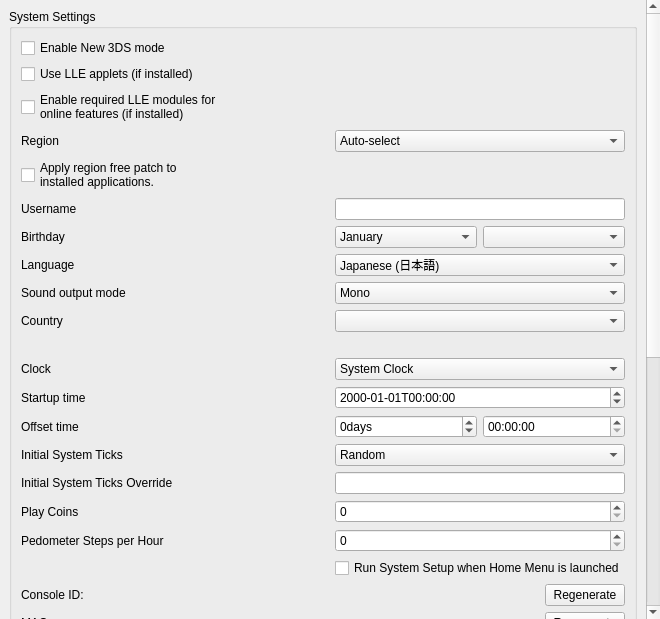
<?xml version="1.0" encoding="UTF-8"?>
<ui version="4.0">
 <class>ConfigureSystem</class>
 <widget class="QWidget" name="ConfigureSystem">
  <property name="geometry">
   <rect>
    <x>0</x>
    <y>0</y>
    <width>653</width>
    <height>619</height>
   </rect>
  </property>
  <property name="windowTitle">
   <string>Form</string>
  </property>
  <layout class="QVBoxLayout" name="verticalLayout_scrollbar">
   <property name="spacing">
    <number>0</number>
   </property>
   <property name="leftMargin">
    <number>0</number>
   </property>
   <property name="topMargin">
    <number>0</number>
   </property>
   <property name="rightMargin">
    <number>0</number>
   </property>
   <property name="bottomMargin">
    <number>0</number>
   </property>
   <item>
    <widget class="QScrollArea" name="scrollArea">
     <property name="minimumSize">
      <size>
       <width>660</width>
       <height>480</height>
      </size>
     </property>
     <property name="frameShape">
      <enum>QFrame::NoFrame</enum>
     </property>
     <property name="lineWidth">
      <number>1</number>
     </property>
     <property name="widgetResizable">
      <bool>true</bool>
     </property>
     <widget class="QWidget" name="scrollAreaWidgetContents">
      <property name="geometry">
       <rect>
        <x>0</x>
        <y>0</y>
        <width>422</width>
        <height>500</height>
       </rect>
      </property>
      <layout class="QHBoxLayout" name="horizontalLayout">
       <item>
        <layout class="QVBoxLayout" name="verticalLayout">
         <item>
          <widget class="QGroupBox" name="group_system_settings">
           <property name="title">
            <string>System Settings</string>
           </property>
           <layout class="QGridLayout" name="gridLayout">
            <item row="0" column="0">
             <widget class="QCheckBox" name="toggle_new_3ds">
              <property name="text">
               <string>Enable New 3DS mode</string>
              </property>
             </widget>
            </item>
            <item row="1" column="0">
             <widget class="QCheckBox" name="toggle_lle_applets">
              <property name="text">
               <string>Use LLE applets (if installed)</string>
              </property>
             </widget>
            </item>
            <item row="2" column="0">
             <widget class="QCheckBox" name="enable_required_online_lle_modules">
              <property name="text">
               <string>Enable required LLE modules for
online features (if installed)</string>
              </property>
              <property name="toolTip">
               <string>Enables the LLE modules needed for online multiplayer, eShop access, etc.</string>
              </property>
             </widget>
            </item>
            <item row="3" column="0">
             <widget class="QLabel" name="region_label">
              <property name="text">
               <string>Region</string>
              </property>
             </widget>
            </item>
            <item row="3" column="1">
             <widget class="QComboBox" name="region_combobox">
              <item>
               <property name="text">
                <string>Auto-select</string>
               </property>
              </item>
              <item>
               <property name="text">
                <string notr="true">JPN</string>
               </property>
              </item>
              <item>
               <property name="text">
                <string notr="true">USA</string>
               </property>
              </item>
              <item>
               <property name="text">
                <string notr="true">EUR</string>
               </property>
              </item>
              <item>
               <property name="text">
                <string notr="true">AUS</string>
               </property>
              </item>
              <item>
               <property name="text">
                <string notr="true">CHN</string>
               </property>
              </item>
              <item>
               <property name="text">
                <string notr="true">KOR</string>
               </property>
              </item>
              <item>
               <property name="text">
                <string notr="true">TWN</string>
               </property>
              </item>
             </widget>
            </item>
            <item row="4" column="0">
             <widget class="QCheckBox" name="apply_region_free_patch">
              <property name="text">
               <string>Apply region free patch to
installed applications.</string>
              </property>
              <property name="toolTip">
               <string>Patches the region of installed applications to be region free, so that they always appear on the home menu.</string>
              </property>
             </widget>
            </item>
            <item row="5" column="1">
             <widget class="QLineEdit" name="edit_username">
              <property name="sizePolicy">
               <sizepolicy hsizetype="Preferred" vsizetype="Fixed">
                <horstretch>0</horstretch>
                <verstretch>0</verstretch>
               </sizepolicy>
              </property>
              <property name="maxLength">
               <number>10</number>
              </property>
             </widget>
            </item>
            <item row="5" column="0">
             <widget class="QLabel" name="label_username">
              <property name="text">
               <string>Username</string>
              </property>
             </widget>
            </item>
            <item row="6" column="0">
             <widget class="QLabel" name="label_birthday">
              <property name="text">
               <string>Birthday</string>
              </property>
             </widget>
            </item>
            <item row="6" column="1">
             <layout class="QHBoxLayout" name="horizontalLayout_birthday2">
              <item>
               <widget class="QComboBox" name="combo_birthmonth">
                <item>
                 <property name="text">
                  <string>January</string>
                 </property>
                </item>
                <item>
                 <property name="text">
                  <string>February</string>
                 </property>
                </item>
                <item>
                 <property name="text">
                  <string>March</string>
                 </property>
                </item>
                <item>
                 <property name="text">
                  <string>April</string>
                 </property>
                </item>
                <item>
                 <property name="text">
                  <string>May</string>
                 </property>
                </item>
                <item>
                 <property name="text">
                  <string>June</string>
                 </property>
                </item>
                <item>
                 <property name="text">
                  <string>July</string>
                 </property>
                </item>
                <item>
                 <property name="text">
                  <string>August</string>
                 </property>
                </item>
                <item>
                 <property name="text">
                  <string>September</string>
                 </property>
                </item>
                <item>
                 <property name="text">
                  <string>October</string>
                 </property>
                </item>
                <item>
                 <property name="text">
                  <string>November</string>
                 </property>
                </item>
                <item>
                 <property name="text">
                  <string>December</string>
                 </property>
                </item>
               </widget>
              </item>
              <item>
               <widget class="QComboBox" name="combo_birthday"/>
              </item>
             </layout>
            </item>
            <item row="7" column="0">
             <widget class="QLabel" name="label_language">
              <property name="text">
               <string>Language</string>
              </property>
             </widget>
            </item>
            <item row="7" column="1">
             <widget class="QComboBox" name="combo_language">
              <property name="toolTip">
               <string>Note: this can be overridden when region setting is auto-select</string>
              </property>
              <item>
               <property name="text">
                <string>Japanese (日本語)</string>
               </property>
              </item>
              <item>
               <property name="text">
                <string>English</string>
               </property>
              </item>
              <item>
               <property name="text">
                <string>French (français)</string>
               </property>
              </item>
              <item>
               <property name="text">
                <string>German (Deutsch)</string>
               </property>
              </item>
              <item>
               <property name="text">
                <string>Italian (italiano)</string>
               </property>
              </item>
              <item>
               <property name="text">
                <string>Spanish (español)</string>
               </property>
              </item>
              <item>
               <property name="text">
                <string>Simplified Chinese (简体中文)</string>
               </property>
              </item>
              <item>
               <property name="text">
                <string>Korean (한국어)</string>
               </property>
              </item>
              <item>
               <property name="text">
                <string>Dutch (Nederlands)</string>
               </property>
              </item>
              <item>
               <property name="text">
                <string>Portuguese (português)</string>
               </property>
              </item>
              <item>
               <property name="text">
                <string>Russian (Русский)</string>
               </property>
              </item>
              <item>
               <property name="text">
                <string>Swedish (Svenska)</string>
               </property>
              </item>
              <item>
               <property name="text">
                <string>Traditional Chinese (正體中文)</string>
               </property>
              </item>
             </widget>
            </item>
            <item row="8" column="0">
             <widget class="QLabel" name="label_sound">
              <property name="text">
               <string>Sound output mode</string>
              </property>
             </widget>
            </item>
            <item row="8" column="1">
             <widget class="QComboBox" name="combo_sound">
              <item>
               <property name="text">
                <string>Mono</string>
               </property>
              </item>
              <item>
               <property name="text">
                <string>Stereo</string>
               </property>
              </item>
              <item>
               <property name="text">
                <string>Surround</string>
               </property>
              </item>
             </widget>
            </item>
            <item row="9" column="0">
             <widget class="QLabel" name="label_country">
              <property name="text">
               <string>Country</string>
              </property>
             </widget>
            </item>
            <item row="9" column="1">
             <widget class="QComboBox" name="combo_country"/>
            </item>
            <item row="10" column="1">
             <widget class="QLabel" name="label_country_invalid">
              <property name="text">
               <string/>
              </property>
             </widget>
            </item>
            <item row="11" column="0">
             <widget class="QLabel" name="label_init_clock">
              <property name="text">
               <string>Clock</string>
              </property>
             </widget>
            </item>
            <item row="11" column="1">
             <widget class="QComboBox" name="combo_init_clock">
              <item>
               <property name="text">
                <string>System Clock</string>
               </property>
              </item>
              <item>
               <property name="text">
                <string>Fixed Time</string>
               </property>
              </item>
             </widget>
            </item>
            <item row="12" column="0">
             <widget class="QLabel" name="label_init_time">
              <property name="text">
               <string>Startup time</string>
              </property>
             </widget>
            </item>
            <item row="12" column="1">
             <widget class="QDateTimeEdit" name="edit_init_time">
              <property name="displayFormat">
               <string>yyyy-MM-ddTHH:mm:ss</string>
              </property>
             </widget>
            </item>
            <item row="13" column="0">
             <widget class="QLabel" name="label_init_time_offset">
              <property name="text">
               <string>Offset time</string>
              </property>
             </widget>
            </item>
            <item row="13" column="1">
             <layout class="QGridLayout" name="edit_init_time_offset_grid">
              <item row="0" column="0">
               <widget class="QSpinBox" name="edit_init_time_offset_days">
                <property name="suffix">
                 <string>days</string>
                </property>
                <property name="minimum">
                 <number>-2147483648</number>
                </property>
                <property name="maximum">
                 <number>2147483647</number>
                </property>
               </widget>
              </item>
              <item row="0" column="1">
               <widget class="QTimeEdit" name="edit_init_time_offset_time">
                <property name="displayFormat">
                 <string>HH:mm:ss</string>
                </property>
               </widget>
              </item>
             </layout>
            </item>
            <item row="14" column="0">
             <widget class="QLabel" name="label_init_ticks_type">
              <property name="text">
               <string>Initial System Ticks</string>
              </property>
             </widget>
            </item>
            <item row="14" column="1">
             <widget class="QComboBox" name="combo_init_ticks_type">
              <item>
               <property name="text">
                <string>Random</string>
               </property>
              </item>
              <item>
               <property name="text">
                <string>Fixed</string>
               </property>
              </item>
             </widget>
            </item>
            <item row="15" column="0">
             <widget class="QLabel" name="label_init_ticks_value">
              <property name="text">
               <string>Initial System Ticks Override</string>
              </property>
             </widget>
            </item>
            <item row="15" column="1">
             <widget class="QLineEdit" name="edit_init_ticks_value">
              <property name="sizePolicy">
               <sizepolicy hsizetype="Preferred" vsizetype="Fixed">
                <horstretch>0</horstretch>
                <verstretch>0</verstretch>
               </sizepolicy>
              </property>
              <property name="maxLength">
               <number>20</number>
              </property>
             </widget>
            </item>
            <item row="16" column="0">
             <widget class="QLabel" name="label_play_coins">
              <property name="text">
               <string>Play Coins</string>
              </property>
             </widget>
            </item>
            <item row="16" column="1">
             <widget class="QSpinBox" name="spinBox_play_coins">
              <property name="maximum">
               <number>300</number>
              </property>
             </widget>
            </item>
            <item row="17" column="0">
              <widget class="QLabel" name="label_steps_per_hour">
                <property name="toolTip">
                 <string>&lt;html&gt;&lt;head/&gt;&lt;body&gt;&lt;p&gt;Number of steps per hour reported by the pedometer. Range from 0 to 65,535.&lt;/p&gt;&lt;/body&gt;&lt;/html&gt;</string>
                </property>
                <property name="text">
                  <string>Pedometer Steps per Hour</string>
                </property>
              </widget>
            </item>
            <item row="17" column="1">
              <widget class="QSpinBox" name="spinBox_steps_per_hour">
                <property name="maximum">
                  <number>9999</number>
                </property>
              </widget>
            </item>
            <item row="18" column="1">
             <widget class="QCheckBox" name="toggle_system_setup">
              <property name="text">
               <string>Run System Setup when Home Menu is launched</string>
              </property>
             </widget>
            </item>
            <item row="19" column="0">
             <widget class="QLabel" name="label_console_id">
              <property name="text">
               <string>Console ID:</string>
              </property>
             </widget>
            </item>
            <item row="19" column="1">
             <widget class="QPushButton" name="button_regenerate_console_id">
              <property name="sizePolicy">
               <sizepolicy hsizetype="Fixed" vsizetype="Fixed">
                <horstretch>0</horstretch>
                <verstretch>0</verstretch>
               </sizepolicy>
              </property>
              <property name="layoutDirection">
               <enum>Qt::RightToLeft</enum>
              </property>
              <property name="text">
               <string>Regenerate</string>
              </property>
             </widget>
            </item>
            <item row="20" column="0">
              <widget class="QLabel" name="label_mac">
                <property name="text">
                  <string>MAC:</string>
                </property>
              </widget>
            </item>
            <item row="20" column="1">
              <widget class="QPushButton" name="button_regenerate_mac">
                <property name="sizePolicy">
                  <sizepolicy hsizetype="Fixed" vsizetype="Fixed">
                    <horstretch>0</horstretch>
                    <verstretch>0</verstretch>
                  </sizepolicy>
                </property>
                <property name="layoutDirection">
                  <enum>Qt::RightToLeft</enum>
                </property>
                <property name="text">
                  <string>Regenerate</string>
                </property>
              </widget>
            </item>
            <item row="21" column="0">
             <widget class="QLabel" name="label_plugin_loader">
              <property name="text">
               <string>3GX Plugin Loader</string>
              </property>
             </widget>
            </item>
            <item row="21" column="1">
             <widget class="QCheckBox" name="plugin_loader">
              <property name="text">
               <string>Enable 3GX plugin loader</string>
              </property>
             </widget>
            </item>
            <item row="22" column="1">
             <widget class="QCheckBox" name="allow_plugin_loader">
              <property name="text">
               <string>Allow applications to change plugin loader state</string>
              </property>
             </widget>
            </item>
           </layout>
          </widget>
         </item>
         <item>
          <widget class="QGroupBox" name="group_real_console_unique_data">
           <property name="title">
            <string>Real Console Unique Data</string>
           </property>
           <layout class="QGridLayout" name="gridLayout1">
            <item row="0" column="0" colspan="2">
             <widget class="QGroupBox" name="group_real_console_unique_data_core">
               <layout class="QGridLayout" name="gridLayout2">
                <item row="0" column="0" colspan="2">
                 <widget class="QWidget" name="linked_console">
                  <layout class="QHBoxLayout" name="horizontalLayout_linked_console">
                   <item>
                    <widget class="QLabel" name="label_linked_console">
                     <property name="text">
                       <string>Your real console is linked to Azahar.</string>
                     </property>
                    </widget>
                   </item>
                   <item>
                    <widget class="QPushButton" name="button_unlink_console">
                     <property name="sizePolicy">
                      <sizepolicy hsizetype="Fixed" vsizetype="Fixed">
                       <horstretch>0</horstretch>
                       <verstretch>0</verstretch>
                      </sizepolicy>
                     </property>
                     <property name="layoutDirection">
                      <enum>Qt::RightToLeft</enum>
                     </property>
                     <property name="text">
                      <string>Unlink</string>
                     </property>
                    </widget>
                   </item>
                  </layout>
                 </widget>
                </item>
                <item row="1" column="0">
                 <widget class="QLabel" name="label_otp">
                  <property name="text">
                   <string>OTP</string>
                  </property>
                 </widget>
                </item>
                <item row="1" column="1">
                 <widget class="QWidget" name="otp">
                  <layout class="QHBoxLayout" name="horizontalLayout_otp">
                   <item>
                    <widget class="QLabel" name="label_otp_status">
                     <property name="text">
                      <string/>
                     </property>
                    </widget>
                   </item>
                   <item>
                    <widget class="QPushButton" name="button_otp">
                     <property name="sizePolicy">
                      <sizepolicy hsizetype="Fixed" vsizetype="Fixed">
                       <horstretch>0</horstretch>
                       <verstretch>0</verstretch>
                      </sizepolicy>
                     </property>
                     <property name="layoutDirection">
                      <enum>Qt::RightToLeft</enum>
                     </property>
                     <property name="text">
                      <string>Choose</string>
                     </property>
                    </widget>
                   </item>
                  </layout>
                 </widget>
                </item>
                <item row="2" column="0">
                 <widget class="QLabel" name="label_secure_info">
                  <property name="text">
                   <string>SecureInfo_A/B</string>
                  </property>
                 </widget>
                </item>
                <item row="2" column="1">
                 <widget class="QWidget" name="secure_info">
                  <layout class="QHBoxLayout" name="horizontalLayout_secure_info">
                   <item>
                    <widget class="QLabel" name="label_secure_info_status">
                     <property name="text">
                      <string/>
                     </property>
                    </widget>
                   </item>
                   <item>
                    <widget class="QPushButton" name="button_secure_info">
                     <property name="sizePolicy">
                      <sizepolicy hsizetype="Fixed" vsizetype="Fixed">
                       <horstretch>0</horstretch>
                       <verstretch>0</verstretch>
                      </sizepolicy>
                     </property>
                     <property name="layoutDirection">
                      <enum>Qt::RightToLeft</enum>
                     </property>
                     <property name="text">
                      <string>Choose</string>
                     </property>
                    </widget>
                   </item>
                  </layout>
                 </widget>
                </item>
                <item row="3" column="0">
                 <widget class="QLabel" name="label_friend_code_seed">
                  <property name="text">
                   <string>LocalFriendCodeSeed_A/B</string>
                  </property>
                 </widget>
                </item>
                <item row="3" column="1">
                 <widget class="QWidget" name="friend_code_seed">
                  <layout class="QHBoxLayout" name="horizontalLayout_friend_code_seed">
                   <item>
                    <widget class="QLabel" name="label_friend_code_seed_status">
                     <property name="text">
                      <string/>
                     </property>
                    </widget>
                   </item>
                   <item>
                    <widget class="QPushButton" name="button_friend_code_seed">
                     <property name="sizePolicy">
                      <sizepolicy hsizetype="Fixed" vsizetype="Fixed">
                       <horstretch>0</horstretch>
                       <verstretch>0</verstretch>
                      </sizepolicy>
                     </property>
                     <property name="layoutDirection">
                      <enum>Qt::RightToLeft</enum>
                     </property>
                     <property name="text">
                      <string>Choose</string>
                     </property>
                    </widget>
                   </item>
                  </layout>
                 </widget>
                </item>
               </layout>
             </widget>
            </item>
            <item row="1" column="0">
             <widget class="QLabel" name="label_movable">
              <property name="text">
               <string>movable.sed</string>
              </property>
             </widget>
            </item>
            <item row="1" column="1">
             <widget class="QWidget" name="movable">
              <layout class="QHBoxLayout" name="horizontalLayout_movable">
               <item>
                <widget class="QLabel" name="label_movable_status">
                 <property name="text">
                  <string/>
                 </property>
                </widget>
               </item>
               <item>
                <widget class="QPushButton" name="button_movable">
                 <property name="sizePolicy">
                  <sizepolicy hsizetype="Fixed" vsizetype="Fixed">
                   <horstretch>0</horstretch>
                   <verstretch>0</verstretch>
                  </sizepolicy>
                 </property>
                 <property name="layoutDirection">
                  <enum>Qt::RightToLeft</enum>
                 </property>
                 <property name="text">
                  <string>Choose</string>
                 </property>
                </widget>
               </item>
              </layout>
             </widget>
            </item>
           </layout>
          </widget>
         </item>
         <item>
          <widget class="QLabel" name="label_disable_info">
           <property name="text">
            <string>System settings are available only when applications is not running.</string>
           </property>
           <property name="wordWrap">
            <bool>true</bool>
           </property>
          </widget>
         </item>
         <item>
          <spacer name="verticalSpacer">
           <property name="orientation">
            <enum>Qt::Vertical</enum>
           </property>
           <property name="sizeHint" stdset="0">
            <size>
             <width>20</width>
             <height>40</height>
            </size>
           </property>
          </spacer>
         </item>
        </layout>
       </item>
      </layout>
     </widget>
    </widget>
   </item>
  </layout>
 </widget>
 <tabstops>
  <tabstop>toggle_new_3ds</tabstop>
  <tabstop>edit_username</tabstop>
  <tabstop>combo_birthmonth</tabstop>
  <tabstop>combo_birthday</tabstop>
  <tabstop>combo_language</tabstop>
  <tabstop>combo_sound</tabstop>
  <tabstop>combo_country</tabstop>
  <tabstop>combo_init_clock</tabstop>
  <tabstop>edit_init_time</tabstop>
  <tabstop>spinBox_play_coins</tabstop>
  <tabstop>spinBox_steps_per_hour</tabstop>
  <tabstop>button_regenerate_console_id</tabstop>
  <tabstop>button_regenerate_mac</tabstop>
 </tabstops>
 <resources/>
 <connections/>
</ui>
